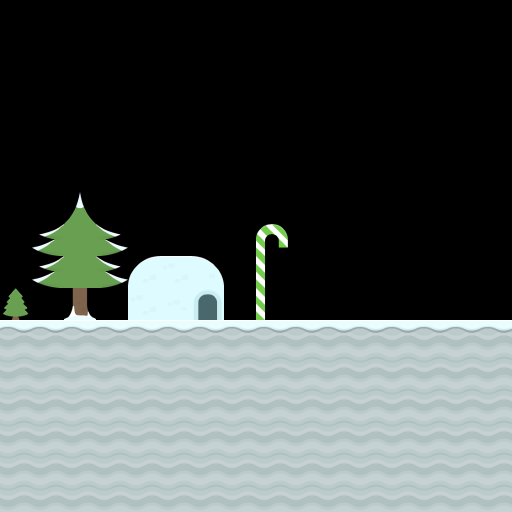

The image is a tile-based game level rendered from a .tmx file. Its description and complete source (layers, tilesets, objects, tile grids) follow:
An orthogonal 16x16 tile map with 32x32 px tiles, 1 tile layer (Foreground), 2 tilesets and 5 objects (Start, End, Spawn, Size).

<map version="1.10" tiledversion="1.11.2" orientation="orthogonal" renderorder="right-down" width="16" height="16" tilewidth="32" tileheight="32" infinite="0" nextlayerid="6" nextobjectid="10">
 <editorsettings>
  <export target="start.lua" format="lua" />
 </editorsettings>
 <tileset firstgid="1" name="Ground" tilewidth="32" tileheight="32" tilecount="128" columns="8">
  <image source="../../Art/Kenney/Platformer Pack Redux (360 assets)/Spritesheets/spritesheet_ground_32px.png" width="256" height="512" />
 </tileset>
 <tileset firstgid="129" name="Ice" tilewidth="32" tileheight="32" tilecount="98" columns="14">
  <image source="../../Art/Kenney/kenney_platformer-art-winter/sheet_32px.png" width="448" height="224" />
 </tileset>
 <layer id="1" name="Foreground" width="16" height="16">
  <data encoding="csv">
0,0,0,0,0,0,0,0,0,0,0,0,0,0,0,0,
0,0,0,0,0,0,0,0,0,0,0,0,0,0,0,0,
0,0,0,0,0,0,0,0,0,0,0,0,0,0,0,0,
0,0,0,0,0,0,0,0,0,0,0,0,0,0,0,0,
0,0,0,0,0,0,0,0,0,0,0,0,0,0,0,0,
0,0,0,0,0,0,0,0,0,0,0,0,0,0,0,0,
0,0,213,0,0,0,0,0,0,0,0,0,0,0,0,0,
0,224,222,225,0,0,0,0,196,0,0,0,0,0,0,0,
0,224,222,225,168,169,170,0,197,0,0,0,0,0,0,0,
212,0,2147483863,0,182,183,184,0,197,0,0,0,0,0,0,0,
60,60,60,60,60,60,60,60,60,60,60,60,60,60,60,60,
53,53,53,53,53,53,53,53,53,53,53,53,53,53,53,53,
53,53,53,53,53,53,53,53,53,53,53,53,53,53,53,53,
53,53,53,53,53,53,53,53,53,53,53,53,53,53,53,53,
53,53,53,53,53,53,53,53,53,53,53,53,53,53,53,53,
53,53,53,53,53,53,53,53,53,53,53,53,53,53,53,53
</data>
 </layer>
 <group id="3" name="Objects" visible="0">
  <objectgroup id="5" name="Markers">
   <object id="3" name="Start" x="0" y="320" width="32" height="32" />
   <object id="5" name="End" x="480" y="320" width="32" height="32" />
   <object id="6" name="Spawn" x="320" y="288" width="32" height="32" />
   <object id="7" name="Size" x="512" y="512" width="32" height="32" />
  </objectgroup>
  <objectgroup id="4" name="ground_Collision">
   <object id="1" x="0" y="320" width="512" height="192" />
  </objectgroup>
 </group>
</map>
